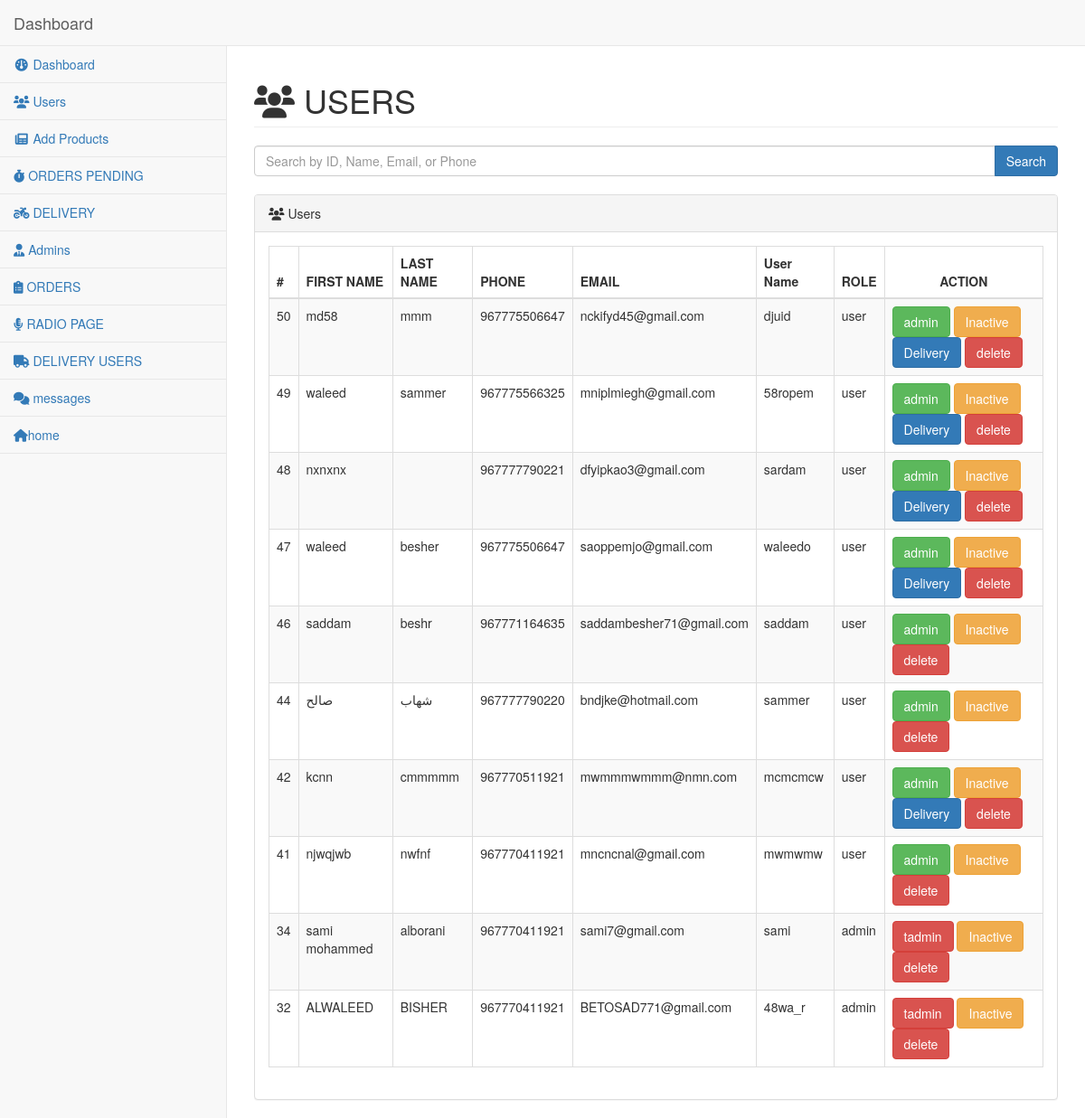
/cp/users.php (signed in), run on the app's committed database.
### tables this page shows
CREATE TABLE `users` (
  `ID` int(11) NOT NULL,
  `FIRST_NAME` varchar(20) NOT NULL,
  `LAST_NAME` varchar(20) DEFAULT NULL,
  `USERNAME` varchar(15) NOT NULL,
  `PHONE` varchar(13) NOT NULL,
  `EMAIL` varchar(35) NOT NULL,
  `PASSWORD` varchar(70) NOT NULL,
  `Role` varchar(10) NOT NULL DEFAULT 'user',
  `ACTIVE` int(2) NOT NULL DEFAULT 1,
  `MASTER` int(5) NOT NULL DEFAULT 0,
  `DELIVERY` int(5) NOT NULL DEFAULT 0
);

### cp/users.php (the view, shortened to what this page needs)
<?php
 include "header.php";
  require "../connection.php";
        $searchQuery = "";
        $searchParams = [];
?>
<div id="page-wrapper">
    <div class="row">
        <div class="col-lg-12">
            <h1 class="page-header"><i class='fa fa-users'></i> USERS</h1>
        </div>
    </div>
    <div class="row">
        <div class="col-xs-12">
            <form method="get" action="users.php">
                <div class="input-group">
                    <input type="text" name="search" class="form-control" placeholder="Search by ID, Name, Email, or Phone" value="<?php echo isset($_GET['search']) ? $_GET['search'] : ''; ?>">
                    <span class="input-group-btn">
                        <button class="btn btn-primary" type="submit">Search</button>
                    </span>
                </div>
            </form>
            <br>
            <div class="panel panel-default">
                <div class="panel-heading">
                    <i class="fa fa-users fa-fw"></i> Users
                </div>
                <div class="panel-body">
                    <div class="row">
                        <div class="col-xs-12">
                            <div class="table-responsive">
                                <table class="table table-bordered table-hover table-striped" >
                                    <thead >
                                        <tr >
                                            <th>#</th>
                                            <th>FIRST NAME</th>
                                            <th>LAST NAME</th>
                                            <th>PHONE</th>
                                            <th>EMAIL</th>
                                            <th>User Name</th>
                                            <th colspan='' style='text-align:center'>ROLE</th>
                                            <th colspan='' style='text-align:center'>ACTION</th>
                                        </tr>
                                    </thead>
                                    <tbody>
                                    <?php
                                       $sql = "SELECT * FROM users $searchQuery ORDER BY ID DESC";
                                       $q = $con->prepare($sql);
                                       $q->execute($searchParams);
                                     if($q->rowcount())
                                     {
                                        $result = $q->fetchall();
                                        foreach($result as $row)
                                        {
                                            $id = $row["ID"];
                                            $FNAME = $row["FIRST_NAME"];
                                            $LNAME = $row["LAST_NAME"];
                                            $PHONE = $row["PHONE"];
                                            $name = $row["USERNAME"];
                                            $EMA = $row["EMAIL"];
                                            $role = $row["Role"];
                                            echo "<tr>";
                                                echo "<td>$id</td>";
                                                echo "<td>$FNAME</td>";
                                                echo "<td>$LNAME</td>";
                                                echo "<td>$PHONE</td>";
                                                echo "<td>$EMA</td>";
                                                echo "<td>$name</td>";
                                                echo "<td>$role</td>";
                                                echo "<td>";
                                                $currentUserId=$_SESSION['user_id'];
                                                $sqlMaster="SELECT * FROM users WHERE ID=:id";
                                                $m4=$con->prepare($sqlMaster);
                                                $m4->bindValue(':id', $currentUserId);
                                                $m4->execute();
                                                $masterUser = $m4->fetch();
                                                if($masterUser['MASTER'] == 1)
                                                {
                                                  if ($row["Role"]=="admin")
                                                   echo "<a href='?action=tadmin&id=$id' class='btn btn-danger' title='tadmin'>tadmin </a> ";
                                                  else
                                                    echo "<a href='?action=admin&id=$id' class='btn btn-success' title='admin'>admin </a> ";
                                                }
                                                if ($row["ACTIVE"]==1)
                                                    echo "<a href='?action=inactive&id=$id' class='btn btn-warning'  title='Inactive' onclick=\"return confirm('are you sure')\">Inactive </a> ";
                                                 else
                                                    echo "<a href='?action=active&id=$id' class='btn btn-primary'  title='active' onclick=\"return confirm('are you sure')\"> Active </a> ";
                                                if($row["DELIVERY"]==0)
                                                    echo "<a href='?action=delivery&id=$id' class='btn btn-primary'  title='make delivery' >Delivery </a> ";
                                                if($masterUser['MASTER'] == 1)
                                                {
                                                    echo "<a href='?action=delete&id=$id' class='btn btn-danger'  title='delete' onclick=\"return confirm('are you sure')\" >delete </a> ";
                                                }
                                                echo"</td>";
                                            echo "</tr>";
                                        }
                                     }
                                    ?>
                                    </tbody>
                                </table>
                            </div>
                        </div>
                    </div>
                </div>
            </div>
        </div>
    </div>
</div>
</div>
</body>
</html>

### cp/css/custom.css (style rules this page uses)
body { background-color: #f8f8f8; }
#page-wrapper { padding: 0 15px; min-height: 568px; background-color: white; }
@media (min-width: 768px) { #page-wrapper { position: inherit; margin: 0 0 0 250px; padding: 0 30px; border-left: 1px solid #e7e7e7; } }

### data on the page
users: ID "50", FIRST_NAME "md58", LAST_NAME "mmm", PHONE "967775506647", EMAIL "nckifyd45@gmail.com", USERNAME "djuid", Role "user"
users: ID "49", FIRST_NAME "waleed", LAST_NAME "sammer", PHONE "967775566325", EMAIL "mniplmiegh@gmail.com", USERNAME "58ropem", Role "user"
users: ID "48", FIRST_NAME "nxnxnx", PHONE "967777790221", EMAIL "dfyipkao3@gmail.com", USERNAME "sardam", Role "user"
users: ID "47", FIRST_NAME "waleed", LAST_NAME "besher", PHONE "967775506647", EMAIL "saoppemjo@gmail.com", USERNAME "waleedo", Role "user"
users: ID "46", FIRST_NAME "saddam", LAST_NAME "beshr", PHONE "967771164635", EMAIL "saddambesher71@gmail.com", USERNAME "saddam", Role "user"
users: ID "44", FIRST_NAME "صالح", LAST_NAME "شهاب", PHONE "967777790220", EMAIL "bndjke@hotmail.com", USERNAME "sammer", Role "user"
users: ID "42", FIRST_NAME "kcnn", LAST_NAME "cmmmmm", PHONE "967770511921", EMAIL "mwmmmwmmm@nmn.com", USERNAME "mcmcmcw", Role "user"
users: ID "41", FIRST_NAME "njwqjwb", LAST_NAME "nwfnf", PHONE "967770411921", EMAIL "mncncnal@gmail.com", USERNAME "mwmwmw", Role "user"
users: ID "34", FIRST_NAME "sami mohammed", LAST_NAME "alborani", PHONE "967770411921", EMAIL "sami7@gmail.com", USERNAME "sami", Role "admin"
users: ID "32", FIRST_NAME "ALWALEED", LAST_NAME "BISHER", PHONE "967770411921", EMAIL "BETOSAD771@gmail.com", USERNAME "48wa_r", Role "admin"
